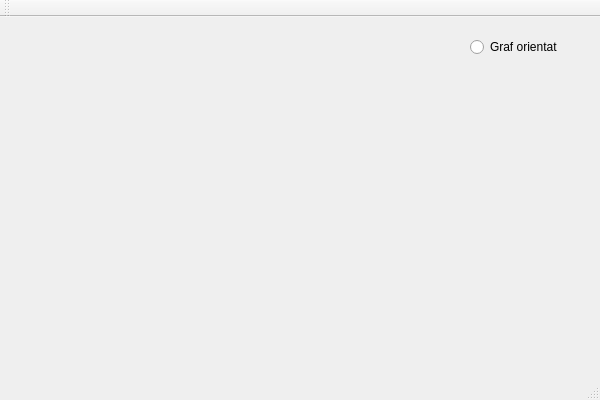
<?xml version="1.0" encoding="UTF-8"?>
<ui version="4.0">
 <class>Tema_1Class</class>
 <widget class="QMainWindow" name="Tema_1Class">
  <property name="geometry">
   <rect>
    <x>0</x>
    <y>0</y>
    <width>600</width>
    <height>400</height>
   </rect>
  </property>
  <property name="windowTitle">
   <string>Tema_1</string>
  </property>
  <widget class="QWidget" name="centralWidget">
   <widget class="QRadioButton" name="radioButton">
    <property name="geometry">
     <rect>
      <x>470</x>
      <y>20</y>
      <width>89</width>
      <height>20</height>
     </rect>
    </property>
    <property name="text">
     <string>Graf orientat</string>
    </property>
   </widget>
  </widget>
  <widget class="QMenuBar" name="menuBar">
   <property name="geometry">
    <rect>
     <x>0</x>
     <y>0</y>
     <width>600</width>
     <height>22</height>
    </rect>
   </property>
  </widget>
  <widget class="QToolBar" name="mainToolBar">
   <attribute name="toolBarArea">
    <enum>TopToolBarArea</enum>
   </attribute>
   <attribute name="toolBarBreak">
    <bool>false</bool>
   </attribute>
  </widget>
  <widget class="QStatusBar" name="statusBar"/>
 </widget>
 <layoutdefault spacing="6" margin="11"/>
 <resources>
  <include location="Tema_1.qrc"/>
 </resources>
 <connections/>
</ui>
